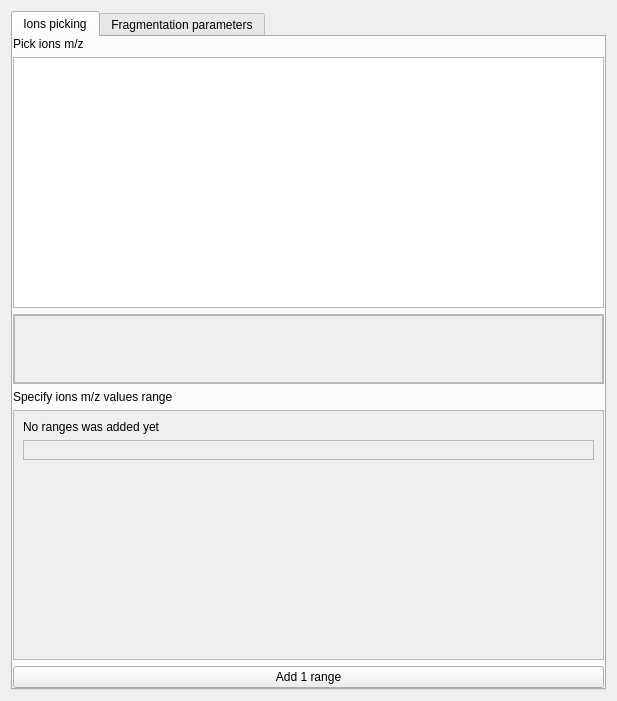
<?xml version="1.0" encoding="UTF-8"?>
<ui version="4.0">
 <class>WebDialogIonsFragmentation</class>
 <widget class="QWidget" name="WebDialogIonsFragmentation">
  <property name="geometry">
   <rect>
    <x>0</x>
    <y>0</y>
    <width>617</width>
    <height>701</height>
   </rect>
  </property>
  <property name="windowTitle">
   <string>Form</string>
  </property>
  <layout class="QVBoxLayout" name="verticalLayout" stretch="1">
   <item>
    <widget class="QTabWidget" name="tabWidget">
     <property name="currentIndex">
      <number>0</number>
     </property>
     <widget class="QWidget" name="pickingTab">
      <attribute name="title">
       <string>Ions picking</string>
      </attribute>
      <layout class="QVBoxLayout" name="verticalLayout_2" stretch="0,1,0,0,1,0">
       <property name="leftMargin">
        <number>0</number>
       </property>
       <property name="topMargin">
        <number>0</number>
       </property>
       <property name="rightMargin">
        <number>0</number>
       </property>
       <property name="bottomMargin">
        <number>0</number>
       </property>
       <item>
        <widget class="QLabel" name="pickingTabCaption">
         <property name="text">
          <string>Pick ions m/z</string>
         </property>
        </widget>
       </item>
       <item>
        <widget class="QListView" name="ionsListView">
         <property name="resizeMode">
          <enum>QListView::Adjust</enum>
         </property>
         <property name="itemAlignment">
          <set>Qt::AlignLeading|Qt::AlignLeft|Qt::AlignVCenter</set>
         </property>
        </widget>
       </item>
       <item>
        <widget class="QScrollArea" name="flowScrollArea">
         <property name="sizeAdjustPolicy">
          <enum>QAbstractScrollArea::AdjustToContents</enum>
         </property>
         <property name="widgetResizable">
          <bool>true</bool>
         </property>
         <widget class="QWidget" name="flowContent">
          <property name="geometry">
           <rect>
            <x>0</x>
            <y>0</y>
            <width>593</width>
            <height>68</height>
           </rect>
          </property>
          <property name="sizePolicy">
           <sizepolicy hsizetype="Minimum" vsizetype="Minimum">
            <horstretch>0</horstretch>
            <verstretch>0</verstretch>
           </sizepolicy>
          </property>
          <layout class="QVBoxLayout" name="verticalLayout_5">
           <property name="spacing">
            <number>0</number>
           </property>
           <property name="leftMargin">
            <number>0</number>
           </property>
           <property name="topMargin">
            <number>0</number>
           </property>
           <property name="rightMargin">
            <number>0</number>
           </property>
           <property name="bottomMargin">
            <number>0</number>
           </property>
           <item>
            <widget class="QFrame" name="flowLayoutFrame">
             <property name="sizePolicy">
              <sizepolicy hsizetype="Minimum" vsizetype="Minimum">
               <horstretch>0</horstretch>
               <verstretch>0</verstretch>
              </sizepolicy>
             </property>
             <property name="frameShape">
              <enum>QFrame::StyledPanel</enum>
             </property>
             <property name="frameShadow">
              <enum>QFrame::Raised</enum>
             </property>
            </widget>
           </item>
          </layout>
         </widget>
        </widget>
       </item>
       <item>
        <widget class="QLabel" name="ionsRangeCaption">
         <property name="text">
          <string>Specify ions m/z values range</string>
         </property>
        </widget>
       </item>
       <item>
        <widget class="QScrollArea" name="rangesScrollArea">
         <property name="sizePolicy">
          <sizepolicy hsizetype="Expanding" vsizetype="MinimumExpanding">
           <horstretch>0</horstretch>
           <verstretch>0</verstretch>
          </sizepolicy>
         </property>
         <property name="sizeAdjustPolicy">
          <enum>QAbstractScrollArea::AdjustToContents</enum>
         </property>
         <property name="widgetResizable">
          <bool>true</bool>
         </property>
         <widget class="QWidget" name="rangesContent">
          <property name="geometry">
           <rect>
            <x>0</x>
            <y>0</y>
            <width>593</width>
            <height>246</height>
           </rect>
          </property>
          <property name="sizePolicy">
           <sizepolicy hsizetype="Expanding" vsizetype="Expanding">
            <horstretch>0</horstretch>
            <verstretch>1</verstretch>
           </sizepolicy>
          </property>
          <layout class="QVBoxLayout" name="verticalLayout_4">
           <property name="sizeConstraint">
            <enum>QLayout::SetMinimumSize</enum>
           </property>
           <item>
            <widget class="QLabel" name="noRangesLabel">
             <property name="text">
              <string>No ranges was added yet</string>
             </property>
            </widget>
           </item>
           <item>
            <widget class="QFrame" name="rangesFormFrame">
             <property name="sizePolicy">
              <sizepolicy hsizetype="Minimum" vsizetype="Minimum">
               <horstretch>0</horstretch>
               <verstretch>0</verstretch>
              </sizepolicy>
             </property>
             <property name="frameShape">
              <enum>QFrame::StyledPanel</enum>
             </property>
             <property name="frameShadow">
              <enum>QFrame::Raised</enum>
             </property>
             <layout class="QFormLayout" name="formLayout_3">
              <property name="sizeConstraint">
               <enum>QLayout::SetMinimumSize</enum>
              </property>
             </layout>
            </widget>
           </item>
           <item>
            <spacer name="verticalSpacer">
             <property name="orientation">
              <enum>Qt::Vertical</enum>
             </property>
             <property name="sizeHint" stdset="0">
              <size>
               <width>20</width>
               <height>40</height>
              </size>
             </property>
            </spacer>
           </item>
          </layout>
         </widget>
        </widget>
       </item>
       <item>
        <widget class="QPushButton" name="addRangeButton">
         <property name="text">
          <string>Add 1 range</string>
         </property>
         <property name="icon">
          <iconset resource="../../resource.qrc">
           <normaloff>:/resource/icons/icon_plus.png</normaloff>:/resource/icons/icon_plus.png</iconset>
         </property>
        </widget>
       </item>
      </layout>
     </widget>
     <widget class="QWidget" name="parametersTab">
      <attribute name="title">
       <string>Fragmentation parameters</string>
      </attribute>
      <layout class="QVBoxLayout" name="verticalLayout_3">
       <item>
        <widget class="QLabel" name="parametersTabCaption">
         <property name="text">
          <string>Sum generation</string>
         </property>
        </widget>
       </item>
       <item>
        <widget class="QCheckBox" name="sumGenerationCheckBox">
         <property name="text">
          <string>Generate sum</string>
         </property>
        </widget>
       </item>
       <item>
        <spacer name="verticalSpacer_2">
         <property name="orientation">
          <enum>Qt::Vertical</enum>
         </property>
         <property name="sizeHint" stdset="0">
          <size>
           <width>20</width>
           <height>560</height>
          </size>
         </property>
        </spacer>
       </item>
      </layout>
     </widget>
    </widget>
   </item>
  </layout>
 </widget>
 <resources>
  <include location="../../resource.qrc"/>
 </resources>
 <connections/>
</ui>
